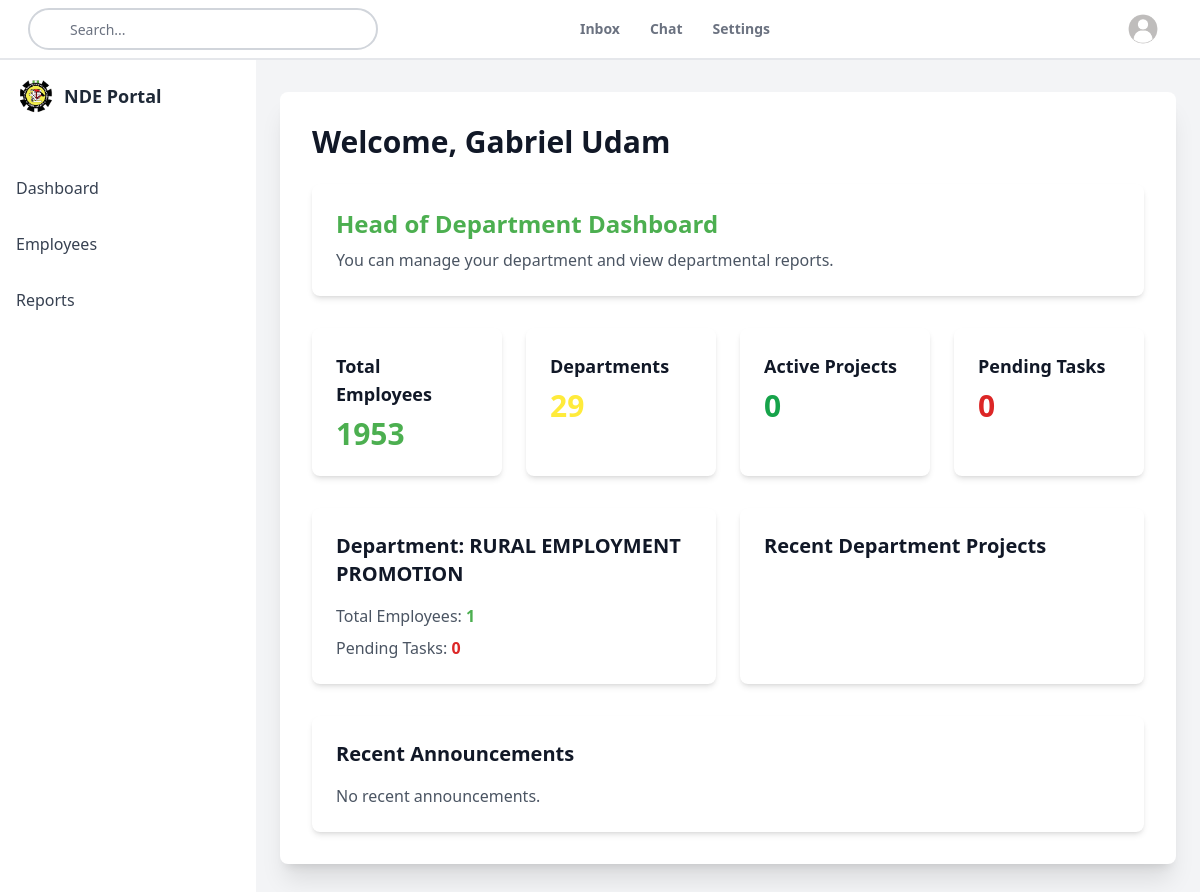
/dashboard/ (signed in), run on the app's committed database.
### core/models.py (models this page shows, shortened)
class Employee(AbstractUser):
    username = None  # Remove username field
    employee_id = models.CharField(
        max_length=20, unique=True, db_index=True, verbose_name="Employee ID")
    email = models.EmailField(unique=True, verbose_name="Email Address")
    first_name = models.CharField(
        max_length=50, verbose_name="First Name")
    middle_name = models.CharField(
        max_length=50, blank=True, null=True, verbose_name="Middle Name")
    last_name = models.CharField(
        max_length=50, verbose_name="Last Name")
    date_joined = models.DateField(verbose_name="Date of First Appointment")
    ippis_number = models.IntegerField(
        unique=True, null=True, blank=True,
    )
    ACCESS_TYPES = [
        ('STAFF', 'Staff'),
        ('RETIRED', 'Retired'),
    ]
    access_type = models.CharField(
        max_length=10, choices=ACCESS_TYPES, default='STAFF', verbose_name="Access Type")
    ROLE_CHOICES = [
        ('DG', 'Director General'),
        ('DIR', 'Director'),
        ('ZD', 'Zonal Director'),
        ('HOD', 'Head of Department'),
        ('HOU', 'Head of Unit'),
        ('STAFF', 'Staff'),
        ('IT_ADMIN', 'IT Admin'),
    ]
    role = models.CharField(
        max_length=20, choices=ROLE_CHOICES, default='STAFF')
    department = models.ForeignKey(
        'Department', on_delete=models.CASCADE, null=True,
        blank=True, related_name='employees', verbose_name="Department")
    date_of_birth = models.DateField(
        null=True, blank=True, verbose_name="Date of Birth")
    gender = models.CharField(max_length=10, choices=[(
        'M', 'Male'), ('F', 'Female')], verbose_name="Gender")
    current_rank = models.CharField(
        max_length=100, blank=True, null=True, verbose_name="Rank")
    EMP_STATUS_CHOICES = [
        ('Active', 'Active'),
        ('Inactive', 'Inactive'),
        ('On Leave', 'On Leave'),
        ('LOA', 'Leave of Absence'),
        ('Secondment', 'Secondment'),
        ('AWOL', 'Absent Without Leave'),
        ('Illness', 'Illness')
    ]
    employment_status = models.CharField(
        max_length=20, choices=EMP_STATUS_CHOICES,
        default='Active', verbose_name="Employment Status")
    date_of_confirmation = models.DateField(
        null=True, blank=True, verbose_name="Date of Confirmation")
    retirement_date = models.DateField(
        null=True, blank=True, verbose_name="Retirement Date")
    is_active = models.BooleanField(default=True)
    created_at = models.DateTimeField(auto_now_add=True)
    updated_at = models.DateTimeField(auto_now=True)
    objects = EmployeeManager()
    history = HistoricalRecords()
    active_objects = ActiveEmployeeManager()
    USERNAME_FIELD = 'employee_id'
    REQUIRED_FIELDS = ['email', 'first_name', 'last_name', 'date_joined']

class Department(models.Model):
    code = models.CharField(max_length=10, unique=False)
    name = models.CharField(max_length=100, unique=True)
    DEPT_TYPES = [
        ('DG OFFICE', 'Director General Office'),
        ('SERVICE', 'Service Department'),
        ('PROGRAMME', 'Programme Department'),
        ('ZONAL', 'Zonal Department'),
        ('BRANCH', 'Branch'),
        ('UNIT', 'Unit'),
    ]
    type = models.CharField(
        max_length=20, choices=DEPT_TYPES, default='SERVICE')
    parent = models.ForeignKey(
        'self', on_delete=models.SET_NULL, null=True, blank=True, related_name='units')

### core/views.py (the view)
# urls.py: path('dashboard/', views.DashboardView.as_view(), name='dashboard'),
class DashboardView(LoginRequiredMixin, TemplateView):
    template_name = 'dashboards/dashboard.html'
    def get_context_data(self, **kwargs):
        context = super().get_context_data(**kwargs)
        user = self.request.user
        context['total_employees'] = Employee.objects.count()
        context['total_departments'] = Department.objects.count()
        context['active_projects'] = Project.objects.filter(status='ACTIVE').count()
        context['pending_tasks'] = Task.objects.filter(status='PENDING').count()
        context['recent_announcements'] = Announcement.objects.order_by('-created_at')[:5]
        if user.role == 'DG':
            context['department_stats'] = Department.objects.annotate(employee_count=models.Count('employees'))[:5]
            context['recent_hires'] = Employee.objects.order_by('-date_joined')[:5]
        elif user.role in ['DIR', 'ZD']:
            context['managed_departments'] = Department.objects.filter(employees__role__in=['DIR', 'ZD'])
            context['department_projects'] = Project.objects.filter(department__employees__role__in=['DIR', 'ZD']).order_by('-start_date')[:5]
        elif user.role in ['HOD', 'HOU']:
            context['department'] = user.department
            context['department_employees'] = user.department.employees.count()
            context['department_projects'] = Project.objects.filter(department=user.department).order_by('-start_date')[:5]
        else:  # Regular staff and IT Admin
            context['my_tasks'] = Task.objects.filter(assigned_to=user).order_by('due_date')[:5]
            context['my_projects'] = Project.objects.filter(team_members=user).order_by('-start_date')[:5]
        return context

### core/templates/dashboards/dashboard.html (shortened to what this page needs)
{% extends 'base_dashboard.html' %}
{% load static %}
{% load tailwind_tags %}
{% block dashboard_content %}
<div class="container mx-auto px-4 sm:px-6 lg:px-8 py-8">
    <h1 class="text-3xl font-bold text-gray-900 dark:text-white mb-6">
        Welcome, {{ user.get_full_name }}
    </h1>
    <div class="bg-white dark:bg-gray-800 rounded-lg shadow-md p-6 mb-8">
        <h2 class="text-2xl font-bold text-primary dark:text-primary mb-2">
            {% if user.role == 'DG' %}
                Director General Dashboard
            {% elif user.role == 'DIR' %}
                Director Dashboard
            {% elif user.role == 'ZD' %}
                Zonal Director Dashboard
            {% elif user.role == 'HOD' %}
                Head of Department Dashboard
            {% elif user.role == 'HOU' %}
                Head of Unit Dashboard
            {% elif user.role == 'IT_ADMIN' %}
                IT Admin Dashboard
            {% else %}
                Staff Dashboard
            {% endif %}
        </h2>
        <p class="text-gray-600 dark:text-gray-300">
            {% if user.role == 'DG' %}
                You have full access to all system features and reports.
            {% elif user.role in 'DIR,ZD' %}
                You can manage departments and view comprehensive reports.
            {% elif user.role == 'HOD' %}
                You can manage your department and view departmental reports.
            {% elif user.role == 'HOU' %}
                You can manage your unit and view unit-specific reports.
            {% elif user.role == 'IT_ADMIN' %}
                You have access to system management and configuration.
            {% else %}
                You can view your tasks and department updates.
            {% endif %}
        </p>
    </div>
    <div class="grid grid-cols-1 sm:grid-cols-2 lg:grid-cols-4 gap-6 mb-8">
        <div class="bg-white dark:bg-gray-800 rounded-lg shadow-md p-6 transition duration-300 ease-in-out hover:shadow-lg">
            <h3 class="text-lg font-semibold text-gray-900 dark:text-white mb-2">Total Employees</h3>
            <p class="text-3xl font-bold text-primary dark:text-primary">{{ total_employees }}</p>
        </div>
        <div class="bg-white dark:bg-gray-800 rounded-lg shadow-md p-6 transition duration-300 ease-in-out hover:shadow-lg">
            <h3 class="text-lg font-semibold text-gray-900 dark:text-white mb-2">Departments</h3>
            <p class="text-3xl font-bold text-secondary dark:text-secondary">{{ total_departments }}</p>
        </div>
        <div class="bg-white dark:bg-gray-800 rounded-lg shadow-md p-6 transition duration-300 ease-in-out hover:shadow-lg">
            <h3 class="text-lg font-semibold text-gray-900 dark:text-white mb-2">Active Projects</h3>
            <p class="text-3xl font-bold text-green-600 dark:text-green-400">{{ active_projects }}</p>
        </div>
        <div class="bg-white dark:bg-gray-800 rounded-lg shadow-md p-6 transition duration-300 ease-in-out hover:shadow-lg">
            <h3 class="text-lg font-semibold text-gray-900 dark:text-white mb-2">Pending Tasks</h3>
            <p class="text-3xl font-bold text-red-600 dark:text-red-400">{{ pending_tasks }}</p>
        </div>
    </div>
    {% if user.role == 'DG' %}
        <div class="grid grid-cols-1 lg:grid-cols-2 gap-6 mb-8">
            <div class="bg-white dark:bg-gray-800 rounded-lg shadow-md p-6">
                <h3 class="text-xl font-semibold text-gray-900 dark:text-white mb-4">Department Overview</h3>
                <ul class="space-y-2">
                    {% for dept in department_stats %}
                        <li class="flex justify-between items-center">
                            <span class="text-gray-600 dark:text-gray-300">{{ dept.name }}</span>
                            <span class="font-semibold text-primary dark:text-primary">{{ dept.employee_count }} employees</span>
                        </li>
                    {% endfor %}
                </ul>
            </div>
            <div class="bg-white dark:bg-gray-800 rounded-lg shadow-md p-6">
                <h3 class="text-xl font-semibold text-gray-900 dark:text-white mb-4">Recent Hires</h3>
                <ul class="space-y-2">
                    {% for employee in recent_hires %}
                        <li class="flex justify-between items-center">
                            <span class="text-gray-600 dark:text-gray-300">{{ employee.get_full_name }}</span>
                            <span class="text-sm text-gray-500 dark:text-gray-400">Joined: {{ employee.date_joined|date:"M d, Y" }}</span>
                        </li>
                    {% endfor %}
                </ul>
            </div>
        </div>
    {% elif user.role == 'HOD' or user.role == 'HOU' %}
        <div class="grid grid-cols-1 lg:grid-cols-2 gap-6 mb-8">
            <div class="bg-white dark:bg-gray-800 rounded-lg shadow-md p-6">
                <h3 class="text-xl font-semibold text-gray-900 dark:text-white mb-4">Department: {{ department.name }}</h3>
                <p class="text-gray-600 dark:text-gray-300 mb-2">Total Employees: <span class="font-semibold text-primary dark:text-primary">{{ department_employees }}</span></p>
                <p class="text-gray-600 dark:text-gray-300">Pending Tasks: <span class="font-semibold text-red-600 dark:text-red-400">{{ pending_tasks }}</span></p>
            </div>
            <div class="bg-white dark:bg-gray-800 rounded-lg shadow-md p-6">
                <h3 class="text-xl font-semibold text-gray-900 dark:text-white mb-4">Recent Department Projects</h3>
            </div>
        </div>
    {% endif %}
    <div class="bg-white dark:bg-gray-800 rounded-lg shadow-md p-6">
        <h3 class="text-xl font-semibold text-gray-900 dark:text-white mb-4">Recent Announcements</h3>
        <ul class="space-y-4">
            {% for announcement in recent_announcements %}
                <li class="border-b border-gray-200 dark:border-gray-700 pb-4 last:border-b-0 last:pb-0">
                    <h4 class="text-lg font-semibold text-primary dark:text-primary">{{ announcement.title }}</h4>
                    <p class="text-gray-600 dark:text-gray-300">{{ announcement.content|truncatewords:30 }}</p>
                    <p class="text-sm text-gray-500 dark:text-gray-400 mt-1">Posted on: {{ announcement.created_at|date:"M d, Y" }}</p>
                </li>
            {% empty %}
                <li class="text-gray-600 dark:text-gray-300">No recent announcements.</li>
            {% endfor %}
        </ul>
    </div>
</div>
{% endblock %}

### data on the page
Employee: get_full_name "Gabriel Udam"
Department: name "RURAL EMPLOYMENT PROMOTION"

### other printed values
{{ total_employees }} "1953"
{{ total_departments }} "29"
{{ active_projects }} "0"
{{ pending_tasks }} "0"
{{ department_employees }} "1"
